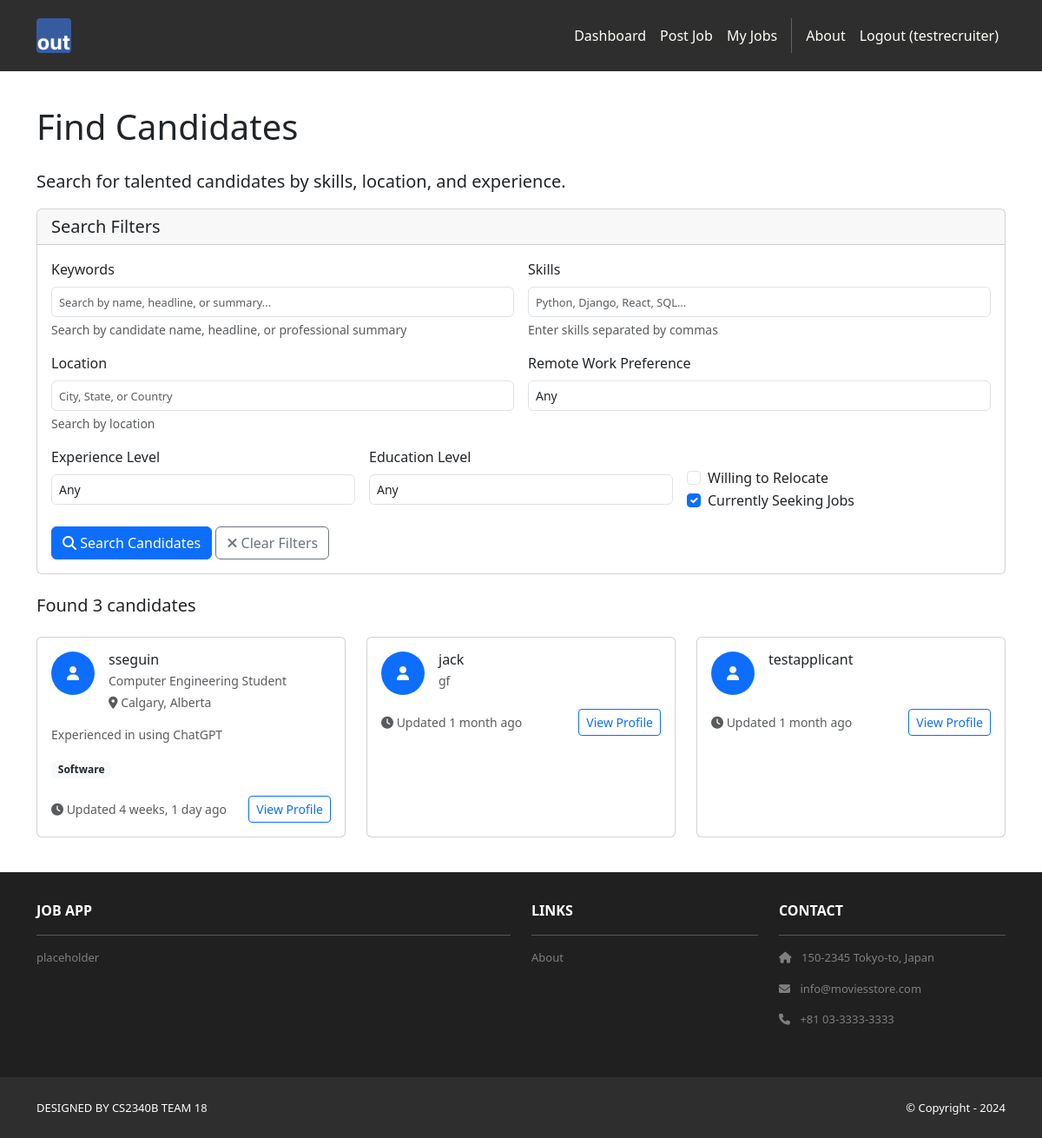
/recruiters/candidates/ (signed in), run on an earlier commit of the app's database.
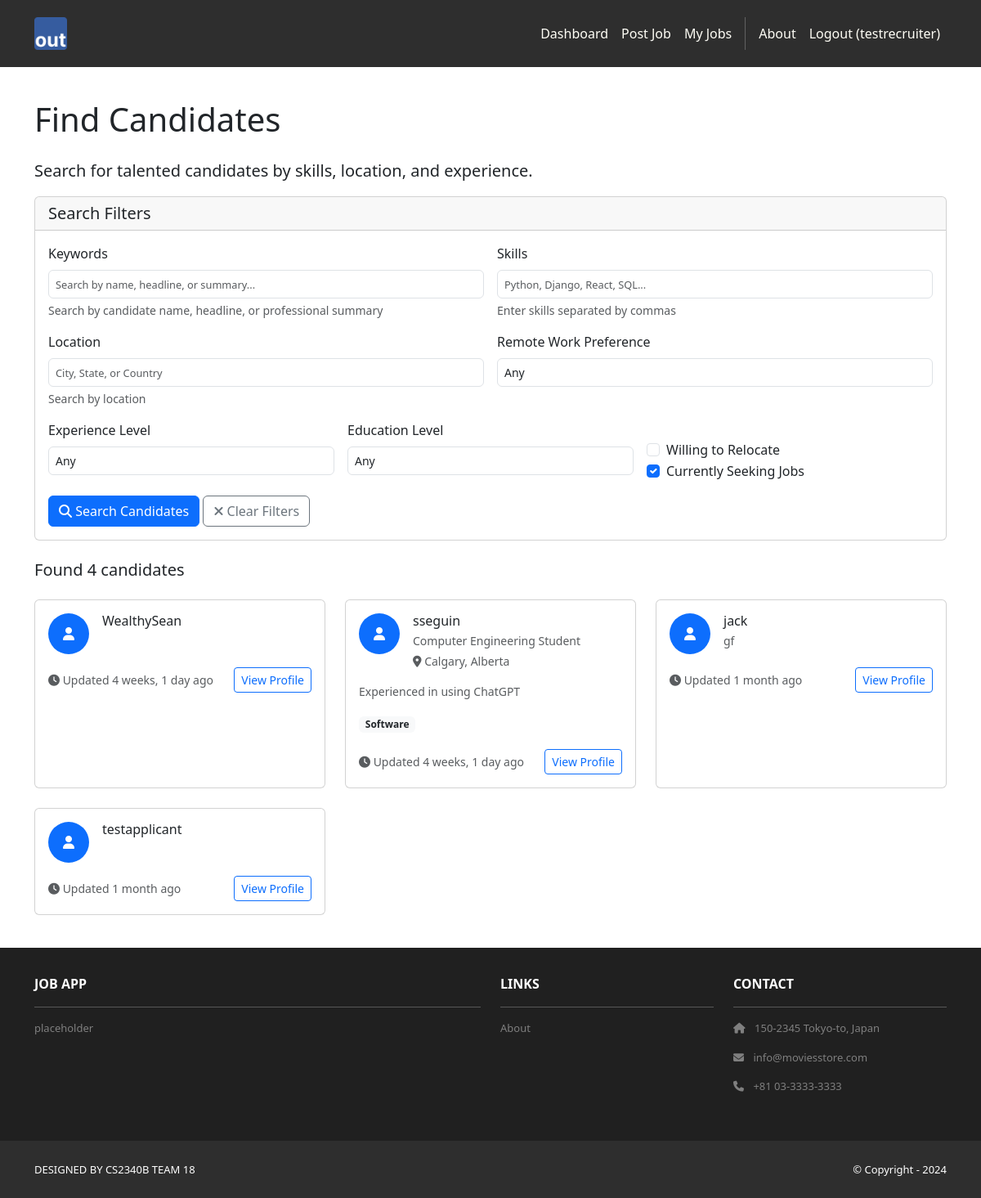
And on a later commit of the database.
### applicants/models.py (models this page shows, shortened)
class ApplicantProfile(models.Model):
    user = models.OneToOneField(User, on_delete=models.CASCADE, related_name='applicant_profile')
    headline = models.CharField(
        max_length=200,
        blank=True,
        help_text="A brief professional headline (e.g., 'Software Developer with 5 years experience')"
    )
    phone = models.CharField(max_length=20, blank=True)
    city = models.CharField(max_length=100, blank=True, help_text="City")
    state = models.CharField(max_length=100, blank=True, help_text="State or Province")
    country = models.CharField(max_length=100, blank=True, help_text="Country")
    postal_code = models.CharField(max_length=20, blank=True, help_text="Postal/ZIP Code")
    latitude = models.DecimalField(
        max_digits=9, decimal_places=6, null=True, blank=True,
        help_text="Latitude coordinate (auto-populated if possible)"
    )
    longitude = models.DecimalField(
        max_digits=9, decimal_places=6, null=True, blank=True,
        help_text="Longitude coordinate (auto-populated if possible)"
    )
    location = models.CharField(max_length=200, blank=True, help_text="Full location display (auto-generated)")
    willing_to_relocate = models.BooleanField(default=False, help_text="Willing to relocate for work")
    remote_work_preference = models.CharField(
        max_length=20,
        choices=[
            ('remote_only', 'Remote Only'),
            ('hybrid', 'Hybrid'),
            ('onsite_only', 'Onsite Only'),
            ('flexible', 'Flexible'),
        ],
        default='flexible',
        help_text="Remote work preference"
    )
    summary = models.TextField(
        blank=True,
        help_text="A brief summary of your professional background and career goals"
    )
    skills = models.TextField(
        blank=True,
        help_text="List your key skills separated by commas (e.g., 'Python, Django, React, SQL')"
    )
    linkedin_url = models.URLField(blank=True, help_text="Your LinkedIn profile URL")
    github_url = models.URLField(blank=True, help_text="Your GitHub profile URL")
    portfolio_url = models.URLField(blank=True, help_text="Your portfolio or personal website URL")
    other_url = models.URLField(blank=True, help_text="Any other relevant professional URL")
    is_public = models.BooleanField(default=True, help_text="Make profile visible to recruiters")
    is_seeking_jobs = models.BooleanField(default=True, help_text="Currently looking for job opportunities")
    created_at = models.DateTimeField(auto_now_add=True)
    updated_at = models.DateTimeField(auto_now=True)
    def get_skills_list(self):
        if self.skills:
            return [skill.strip() for skill in self.skills.split(',') if skill.strip()]
        return []
    def get_short_location(self):
        location_parts = []
        if self.city:
            location_parts.append(self.city)
        if self.state:
            location_parts.append(self.state)
        return ', '.join(location_parts) if location_parts else ''
    class Meta:
        verbose_name = "Applicant Profile"
        verbose_name_plural = "Applicant Profiles"

### recruiters/views.py (the view, shortened to what this page needs)
# urls.py: path('candidates/', views.candidates, name='candidates'),
@recruiter_required
def candidates(request):
    form = CandidateSearchForm(request.GET or None)
    candidates = ApplicantProfile.objects.filter(is_public=True)
    candidates = candidates.order_by('-updated_at')
    paginator = Paginator(candidates, 12)  # Show 12 candidates per page
    page_number = request.GET.get('page')
    page_obj = paginator.get_page(page_number)
    template_data = {
        'title': 'Find Candidates',
        'user_type': 'recruiter'
    }
    return render(request, 'recruiters/candidates.html', {
        'template_data': template_data,
        'form': form,
        'page_obj': page_obj,
        'candidates_count': candidates.count()
    })

### recruiters/templates/recruiters/candidates.html (shortened to what the changed rows need)
{% extends 'base.html' %}
{% block content %}
<div class="p-3 mt-4">
  <div class="container">
    <div class="row">
      <div class="col-12">
        <h1 class="mb-4">Find Candidates</h1>
      </div>
    </div>
    <div class="row">
      <div class="col-12">
        <div class="d-flex justify-content-between align-items-center mb-3">
          <h5>
            {% if page_obj %}
              Found {{ candidates_count }} candidate{{ candidates_count|pluralize }}
            {% else %}
              No candidates found
            {% endif %}
          </h5>
        </div>
        {% if page_obj %}
          <div class="row">
            {% for candidate in page_obj %}
              <div class="col-md-6 col-lg-4 mb-4">
                <div class="card h-100">
                  <div class="card-body">
                    <div class="d-flex align-items-start mb-3">
                      <div class="flex-shrink-0">
                        <div class="bg-primary text-white rounded-circle d-flex align-items-center justify-content-center" style="width: 50px; height: 50px;">
                          <i class="fas fa-user"></i>
                        </div>
                      </div>
                      <div class="flex-grow-1 ms-3">
                        <h6 class="card-title mb-1">
                          {{ candidate.user.get_full_name|default:candidate.user.username }}
                        </h6>
                        {% if candidate.headline %}
                          <p class="text-muted small mb-1">{{ candidate.headline }}</p>
                        {% endif %}
                        {% if candidate.get_short_location %}
                          <p class="text-muted small mb-0">
                            <i class="fas fa-map-marker-alt"></i> {{ candidate.get_short_location }}
                          </p>
                        {% endif %}
                      </div>
                    </div>
                    {% if candidate.summary %}
                      <p class="card-text small text-muted">
                        {{ candidate.summary|truncatewords:20 }}
                      </p>
                    {% endif %}
                    {% if candidate.get_skills_list %}
                      <div class="mb-3">
                        {% for skill in candidate.get_skills_list|slice:":5" %}
                          <span class="badge bg-light text-dark me-1 mb-1">{{ skill }}</span>
                        {% endfor %}
                      </div>
                    {% endif %}
                    <div class="d-flex justify-content-between align-items-center">
                      <small class="text-muted">
                        <i class="fas fa-clock"></i> Updated {{ candidate.updated_at|timesince }} ago
                      </small>
                      <a href="{% url 'recruiters:candidate_detail' candidate.pk %}" class="btn btn-sm btn-outline-primary">
                        View Profile
                      </a>
                    </div>
                  </div>
                </div>
              </div>
            {% endfor %}
          </div>
        {% endif %}
      </div>
    </div>
  </div>
</div>
{% endblock content %}

What changed in the data, as far as the page shows it:
added ApplicantProfile: user.get_full_name "WealthySean", updated_at "4 weeks, 1 day"
Also different on the page:
{{ candidates_count }}: "3" → "4"
